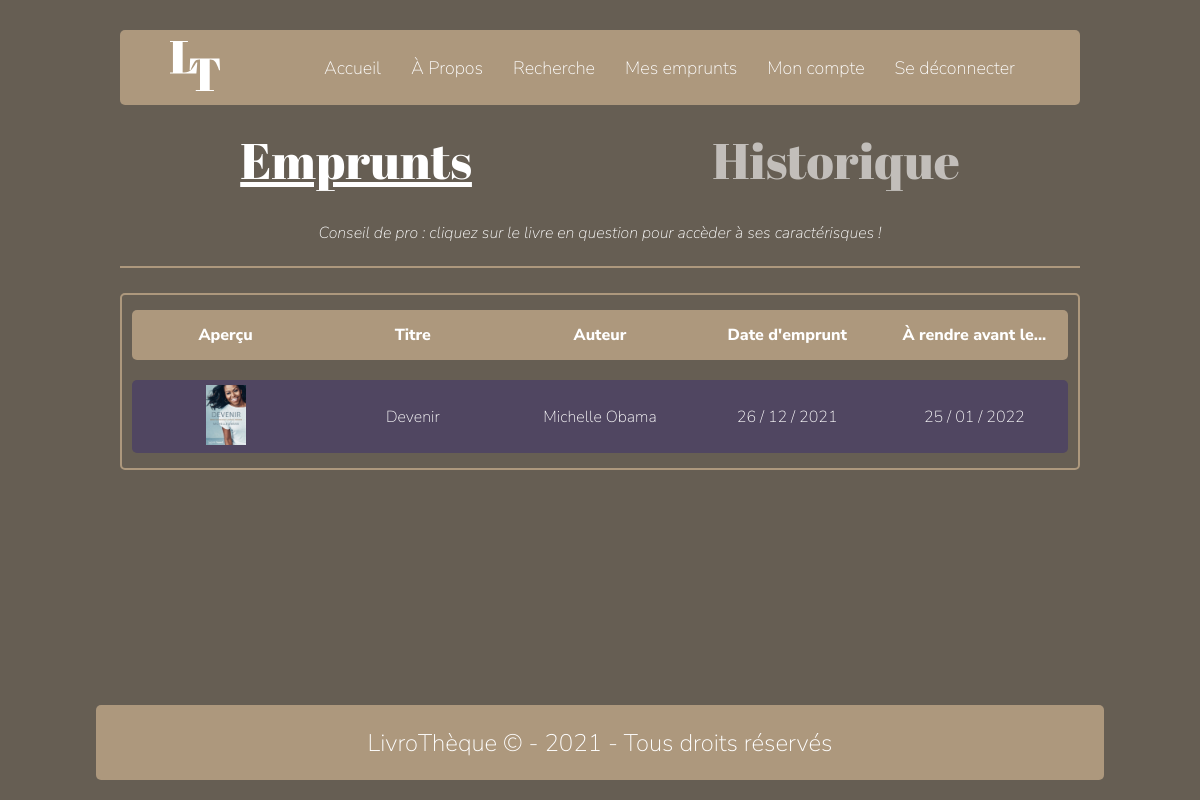
Screenshot of /pages/loanpage.php (signed in) with the database file from the repository.
### tables this page shows
CREATE TABLE `livre` (
  `ISBN` bigint(8) NOT NULL,
  `title` text NOT NULL,
  `author` text NOT NULL,
  `subject` text NOT NULL,
  `editor` text NOT NULL,
  `release_date` date NOT NULL,
  `pic` text NOT NULL,
  `abstract` longtext NOT NULL,
  `add_date` timestamp NOT NULL DEFAULT current_timestamp() ON UPDATE current_timestamp()
);

CREATE TABLE `reservations` (
  `ISBN` bigint(8) UNSIGNED NOT NULL,
  `book_title` text NOT NULL,
  `book_author` text NOT NULL,
  `id_membre` int(11) NOT NULL,
  `loan_date` date NOT NULL,
  `due_date` date NOT NULL,
  `currentlyLoaned` tinyint(4) NOT NULL DEFAULT 1
);

### pages/loanpage.php (the view, shortened to what this page needs)
<!DOCTYPE html>
<html lang="fr">
<head>
    <link rel="stylesheet" href="../css/reset.css">
    <link rel="stylesheet" href="../css/style.css">
    <?php
    include "../php/connectionSql.php";
    if (isset($_SESSION['email'])) {
        $id_membre = $_SESSION['id_membre'];
        $query = "SELECT livre.ISBN, livre.pic, livre.title, livre.author, reservations.loan_date, reservations.due_date, reservations.currentlyLoaned FROM membre, reservations, livre WHERE (membre.id = '$id_membre' AND reservations.id_membre = membre.id AND livre.ISBN = reservations.ISBN) ORDER BY reservations.due_date DESC";
        $result = $connect->query($query);
        $loaned_books = $result->fetch_all(MYSQLI_ASSOC);
    }
    ?>
</head>
<body>
    <div class="page">
        <?php include "../components/navbar.php" ?>
        <div class="cont-titres">
            <h2 class="cat-active">Emprunts</h2>
            <h2>Historique</h2>
        </div>
        <p class="indication">
            Conseil de pro : cliquez sur le livre en question pour accèder à ses caractérisques !
        </p>
        <hr class="sep-loan-title">
        <main class="loanpage-section">
            <table class="table-loanpage">
                <thead>
                    <tr>
                        <td>Aperçu</td>
                        <td>Titre</td>
                        <td>Auteur</td>
                        <td>Date d'emprunt</td>
                        <td>À rendre avant le...</td>
                    </tr>
                </thead>
                <?php foreach($loaned_books as $loaned_book) {
                    if ($loaned_book['currentlyLoaned']) { ?>
                        <tr class="trb" data-book='<?= $loaned_book['ISBN'] ?>'>
                            <td data-label="Aperçu">
                                <img src='<?= $loaned_book['pic'] ?>' alt="preview of the loaned book">
                            </td>
                            <td data-label="Titre"><?= $loaned_book['title'] ?></td>
                            <td data-label="Auteur"><?= $loaned_book['author'] ?></td>
                            <td data-label="Date d'emprunt">
                                <?php
                                    $date=date_create($loaned_book['loan_date']);
                                    echo date_format($date,"d / m / Y");
                                ?>
                            </td>
                            <td data-label="À rendre avant le...">
                            <?php
                                    $date=date_create($loaned_book['due_date']);
                                    echo date_format($date,"d / m / Y");
                                ?>
                            </td>
                        </tr>
                    <?php }
                } ?>
            </table>
        </main>
    </div>
    <?php include "../components/footer.php" ?>
</body>
</html>

### css/style.css (style rules this page uses)
body { background: #665E53; overflow-x: hidden; font-family: "Nunito Sans", sans-serif; font-weight: 200; color: #ffffff; display: flex; flex-direction: column; justify-content: space-between; min-height: 100vh; }
.page { min-height: 625px; padding: 0 clamp(10px, 10vw, 150px); }
.indication { margin-top: 40px; font-style: italic; text-align: center; }
.sep-loan-title { width: 100%; background: #AD987D; }
.table-loanpage { border-collapse: separate; margin: 25px auto; text-align: center; width: 100%; border: 2px solid #AD987D; border-radius: 5px; padding: 5px; table-layout: fixed; }
.table-loanpage thead { font-weight: 800; }
.table-loanpage thead tr { cursor: auto; }
.table-loanpage tr { background: #AD987D; min-height: 50px; display: flex; justify-content: space-around; align-items: center; margin: 10px 5px; border-radius: 5px; cursor: pointer; }
.table-loanpage .trb { background: #504661; }
.table-loanpage td { padding: 5px 15px; flex-basis: 20%; }
.table-loanpage td img { width: 40px; height: 60px; object-fit: cover; }
.cont-titres { margin-top: 20px; display: flex; font-size: clamp(30px, 4.5vw, 50px); text-align: center; font-family: "Abril Fatface", serif; justify-content: space-around; align-items: center; }
.cont-titres h2 { opacity: 0.6; cursor: pointer; }
.cont-titres h2.cat-active { text-decoration: underline; opacity: 1; }
.cont-titres ~ hr { margin-top: 25px; width: 100%; height: 2px; background: #AD987D; }

### rows the page displays
livre: pic (picture), title "Devenir", author "Michelle Obama", reservations.loan_date "26 / 12 / 2021", reservations.due_date "25 / 01 / 2022"
